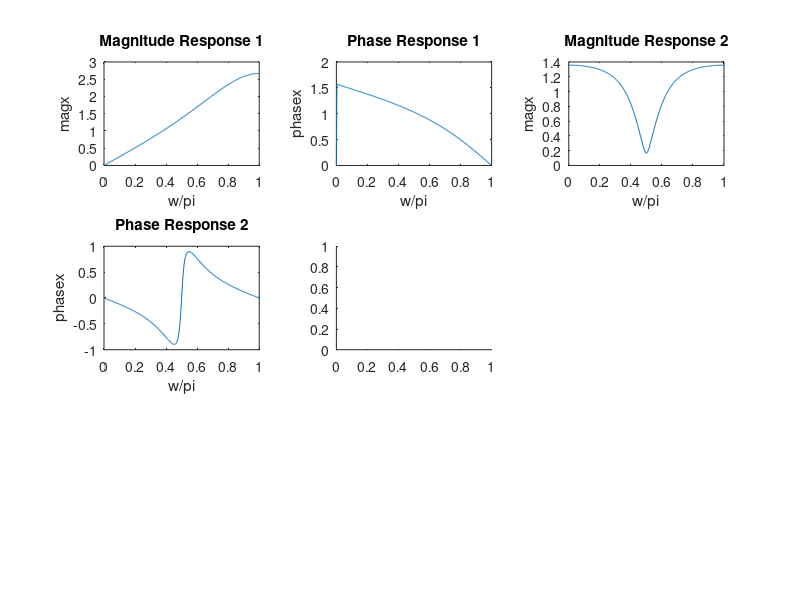

The MATLAB source for this figure: (Note: this script raises an error after producing the figure.)
w=0:0.01:pi;
num=[1 -1];
den=[1 0.25];
xw=freqz(num,den,w);
magx=abs(xw);
phasex=angle(xw);
subplot(3,3,1);
plot(w/pi,magx);
title('Magnitude Response 1');
xlabel('w/pi');
ylabel('magx');
subplot(3,3,2);
plot(w/pi,phasex);
title('Phase Response 1');
xlabel('w/pi');
ylabel('phasex');

num=[1 0 0.9];
den=[1 0 0.4];
xw=freqz(num,den,w);
magx=abs(xw);
phasex=angle(xw);
subplot(3,3,3);
plot(w/pi,magx);
title('Magnitude Response 2');
xlabel('w/pi');
ylabel('magx');
subplot(3,3,4);
plot(w/pi,phasex);
title('Phase Response 2');
xlabel('w/pi');
ylabel('phasex');
num=[1];
den=[1 -0.9];
subplot(3,3,5);
xz=zplane(num,den);
title('Poles and zeroes from Z transform');

num=[1];
den=[1 -0.8];
x=(n>=0)-(n>=10);
n=0:1:50;
y=filter(num,den,x);
subplot(3,3,6);
stem(n,y);
title('FT');
xlabel('n');
ylabel('y');

w=0:0.001:pi;
a=0.8;
n=0:1:50
x1=(n>=0);
x2=(n>=10);
x=x1-x2;
num=[1 0]
den=[1 -a]
xw=filter(num,den,x);
subplot(3,3,7);
stem(n,xw);
title('FT');
xlabel('n');
ylabel('y');

